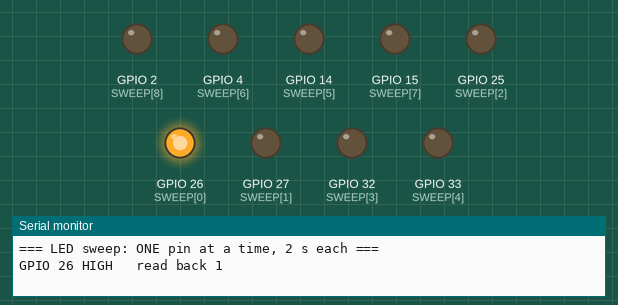
Recording of a sketch running on a simulated ESP32. Shown: output pins drawn as LEDs (lit = HIGH), the last lines printed to the serial monitor.

Above: at 0.4 s.
At 5.0 s:
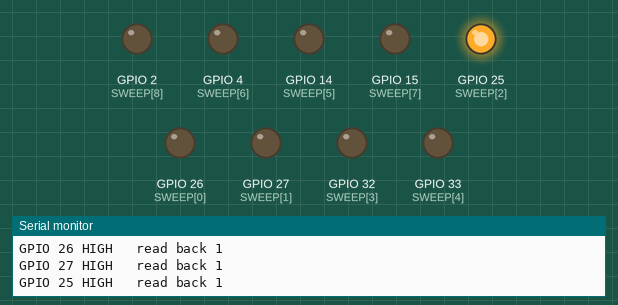
At 9.6 s:
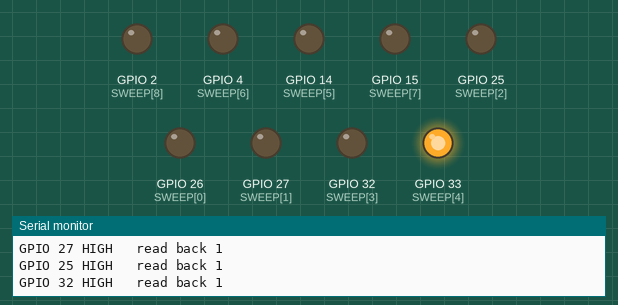
At 18.8 s:
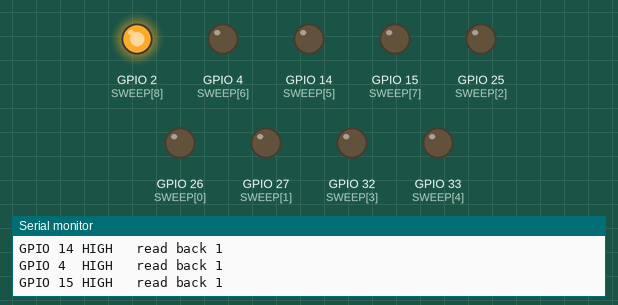
At 28.1 s:
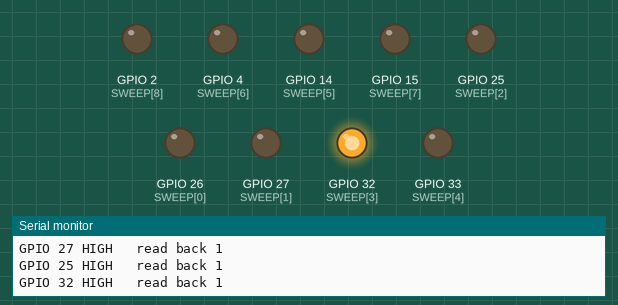
At 37.3 s:
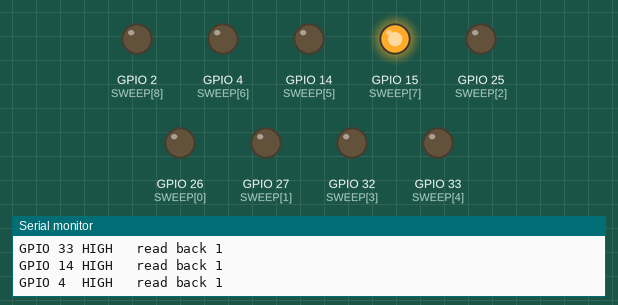
Timing chart, 0 to 40.0 s (numbered marks = the images above):
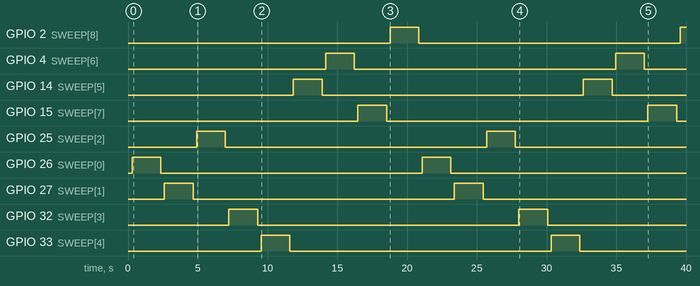

Measured:
- by itself, GPIO 2 (SWEEP[8]): LOW → HIGH at 18.8 s, → LOW 2.1 s later, → HIGH 18.7 s later
- by itself, GPIO 4 (SWEEP[6]), GPIO 14 (SWEEP[5]), GPIO 15 (SWEEP[7]), GPIO 25 (SWEEP[2]), GPIO 26 (SWEEP[0]), GPIO 27 (SWEEP[1]), GPIO 32 (SWEEP[3]), GPIO 33 (SWEEP[4]): alternates HIGH for 2.1 s and LOW for 18.7 s

The sketch:

led_test.ino
```cpp
/*
 * LED wiring sweep
 *
 * Lights ONE pin at a time for 2 s and prints which pin it is. Watch the LEDs:
 *
 *   - an LED lights on the pin named in the monitor  -> it is plugged into that
 *     pin, not 26/27. Tell me the number and I will move the firmware to it.
 *   - no LED ever lights on any pin                 -> polarity, resistor or a
 *     broken breadboard ground rail. See notes below.
 *
 * Avoided on purpose: 6-11 (internal flash), 5/18/19/21/22/23 (RC522),
 * 13 (servo), 16/17 (PSRAM on WROVER modules).
 */

const int SWEEP[] = {26, 27, 25, 32, 33, 14, 4, 15, 2};
const int N = sizeof(SWEEP) / sizeof(SWEEP[0]);

void allLow() {
  for (int i = 0; i < N; i++) {
    pinMode(SWEEP[i], OUTPUT);
    digitalWrite(SWEEP[i], LOW);
  }
}

void setup() {
  Serial.begin(115200);
  delay(300);
  Serial.println();
  Serial.println("=== LED sweep: ONE pin at a time, 2 s each ===");
  allLow();
}

void loop() {
  for (int i = 0; i < N; i++) {
    int pin = SWEEP[i];
    digitalWrite(pin, HIGH);
    delay(60);
    Serial.printf("GPIO %-2d HIGH   read back %d\n", pin, digitalRead(pin));
    delay(2000);
    digitalWrite(pin, LOW);
    delay(250);
  }
  Serial.println("--- sweep done, repeating ---\n");
}
```
